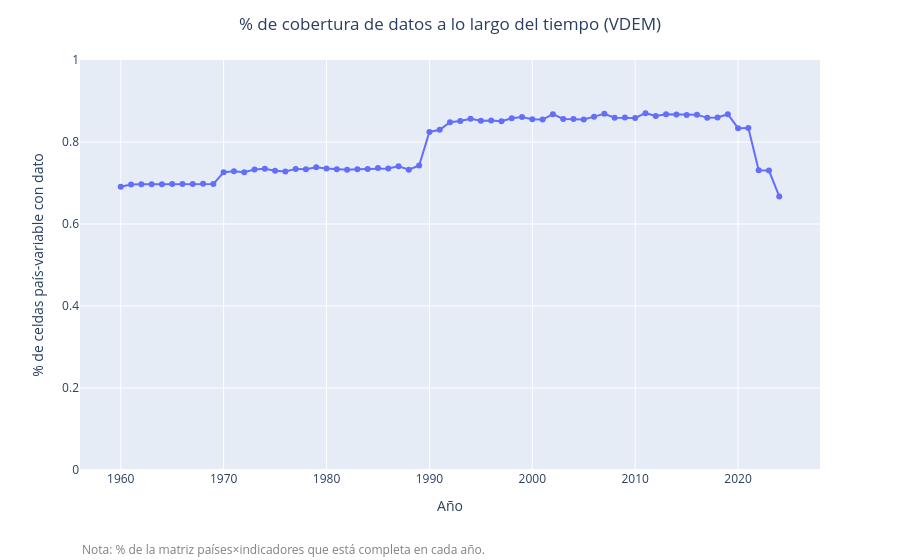

This figure's notebook cell:
### Markdown cell above
### Gráfico 4 — Densidad real de la matriz país-variable a lo largo del tiempo

**Objetivo:** identificar a partir de qué año la matriz país-variable está
razonablemente completa (insumo empírico para la decisión pendiente sobre el año de
inicio del panel).

### Code cell
fig_densidad_anio = px.line(
    disponibilidad_anio_vdem.reset_index().rename(columns={"index": "year"}),
    x="year",
    y="densidad_real",
    markers=True,
    labels={"densidad_real": "% de celdas país-variable con dato"},
)
fig_densidad_anio.update_layout(
    title=dict(text="% de cobertura de datos a lo largo del tiempo (VDEM)", x=0.5, xanchor="center"),
    xaxis_title="Año",
    yaxis_title="% de celdas país-variable con dato",
    yaxis_range=[0, 1],
    margin=dict(b=90),
)
fig_densidad_anio.add_annotation(
    text="Nota: % de la matriz países\u00d7indicadores que est\u00e1 completa en cada a\u00f1o.",
    xref="paper", yref="paper", x=0, y=-0.22, showarrow=False,
    font=dict(size=12, color="gray"), align="left",
)

figuras_reporte_vdem.append(("densidad_anio", fig_densidad_anio))
fig_densidad_anio.show()

### Figure 1 — Plotly figure (JSON) as saved in the notebook; plotly's stock layout.template omitted (floating-point values rounded to 4 significant figures)
{"data": [{"hovertemplate": "year=%{x}<br>% de celdas país-variable con dato=%{y}<extra></extra>", "legendgroup": "", "line": {"color": "#636efa", "dash": "solid"}, "marker": {"symbol": "circle"}, "mode": "lines+markers", "name": "", "orientation": "v", "showlegend": false, "type": "scatter", "x": [1960, 1961, 1962, 1963, 1964, 1965, 1966, 1967, 1968, 1969, 1970, 1971, 1972, 1973, 1974, 1975, 1976, 1977, 1978, 1979, 1980, 1981, 1982, 1983, 1984, 1985, 1986, 1987, 1988, 1989, 1990, 1991, 1992, 1993, 1994, 1995, 1996, 1997, 1998, 1999, 2000, 2001, 2002, 2003, 2004, 2005, 2006, 2007, 2008, 2009, 2010, 2011, 2012, 2013, 2014, 2015, 2016, 2017, 2018, 2019, 2020, 2021, 2022, 2023, 2024], "xaxis": "x", "y": [0.6909, 0.6962, 0.697, 0.6972, 0.697, 0.6976, 0.6978, 0.6975, 0.6979, 0.6974, 0.7263, 0.7287, 0.7265, 0.7327, 0.7345, 0.7301, 0.728, 0.7344, 0.7337, 0.7386, 0.7354, 0.7336, 0.7326, 0.7338, 0.7343, 0.7365, 0.7354, 0.7409, 0.7323, 0.7426, 0.8246, 0.8296, 0.8483, 0.851, 0.8568, 0.852, 0.8526, 0.8505, 0.8581, 0.8608, 0.8558, 0.8547, 0.8678, 0.8563, 0.8563, 0.8548, 0.8619, 0.8689, 0.8592, 0.8597, 0.8585, 0.8703, 0.8633, 0.8675, 0.867, 0.8661, 0.8667, 0.8588, 0.8597, 0.8678, 0.8338, 0.834, 0.7309, 0.7304, 0.6674], "yaxis": "y"}], "layout": {"annotations": [{"align": "left", "font": {"color": "gray", "size": 12}, "showarrow": false, "text": "Nota: % de la matriz países×indicadores que está completa en cada año.", "x": 0, "xref": "paper", "y": -0.22, "yref": "paper"}], "legend": {"tracegroupgap": 0}, "margin": {"b": 90, "t": 60}, "title": {"text": "% de cobertura de datos a lo largo del tiempo (VDEM)", "x": 0.5, "xanchor": "center"}, "xaxis": {"anchor": "y", "domain": [0, 1], "title": {"text": "Año"}}, "yaxis": {"anchor": "x", "domain": [0, 1], "range": [0, 1], "title": {"text": "% de celdas país-variable con dato"}}}}
